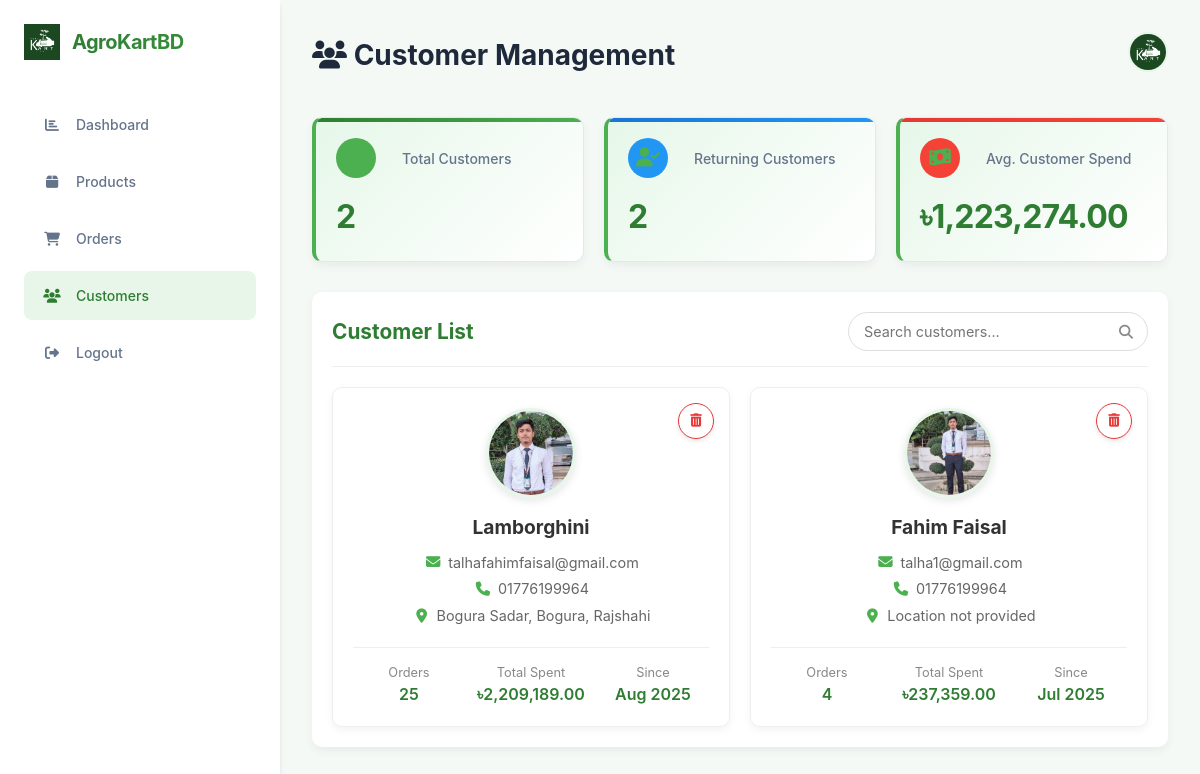
The app's page /customers.php (signed in) with its own data.
### tables this page shows
CREATE TABLE `users` (
  `id` int(11) NOT NULL,
  `name` varchar(255) NOT NULL,
  `email` varchar(255) NOT NULL,
  `phone` varchar(20) NOT NULL,
  `division` varchar(255) DEFAULT NULL,
  `district` varchar(255) DEFAULT NULL,
  `city` varchar(255) DEFAULT NULL,
  `role` enum('Buyer','Seller') NOT NULL,
  `profile_image_path` varchar(255) DEFAULT NULL,
  `password` varchar(255) NOT NULL,
  `created_at` timestamp NOT NULL DEFAULT current_timestamp()
);

### customers.php (the view, shortened to what this page needs)
<?php
require_once 'includes/db_connect.php';
$seller_id = $_SESSION['user_id'];
$create_table_sql = "CREATE TABLE IF NOT EXISTS seller_hidden_customers (
    id INT AUTO_INCREMENT PRIMARY KEY,
    seller_id INT NOT NULL,
    customer_id INT NOT NULL,
    hidden_at TIMESTAMP DEFAULT CURRENT_TIMESTAMP,
    UNIQUE KEY unique_seller_customer (seller_id, customer_id),
    FOREIGN KEY (seller_id) REFERENCES users(id),
    FOREIGN KEY (customer_id) REFERENCES users(id)
)";
$conn->query($create_table_sql);
$sql = "SELECT DISTINCT u.id, u.name, u.email, u.phone, u.division, u.district, u.city, u.profile_image_path,
        u.created_at, COUNT(DISTINCT o.id) as order_count,
        SUM(oi.quantity * oi.price) as total_spent
        FROM users u
        JOIN orders o ON u.id = o.buyer_id
        JOIN order_items oi ON o.id = oi.order_id
        JOIN products p ON oi.product_id = p.id
        WHERE p.seller_id = ? AND u.role = 'Buyer'
        AND NOT EXISTS (
            SELECT 1 FROM seller_hidden_customers shc
            WHERE shc.seller_id = ? AND shc.customer_id = u.id
        )
        GROUP BY u.id
        ORDER BY total_spent DESC";
$stmt = $conn->prepare($sql);
$stmt->bind_param("ii", $seller_id, $seller_id);
$stmt->execute();
$result = $stmt->get_result();
$customers = [];
while ($row = $result->fetch_assoc()) {
    $customers[] = $row;
}
?>
<!DOCTYPE html>
<html lang="en">
<head>
    <link rel="stylesheet" href="css/dashboard.css">
    <link rel="stylesheet" href="css/customers.css">
    <link rel="stylesheet" href="https://cdnjs.cloudflare.com/ajax/libs/font-awesome/6.5.1/css/all.min.css">
</head>
<body>
    <div class="dashboard-container">
        <nav class="sidebar">
            <div class="logo">
                <img src="images/AGrO.png" alt="Logo">
                <span>AgroKartBD</span>
            </div>
            <ul class="nav-menu">
                <li><a href="dashboard.php"><span class="icon"><i class="fas fa-chart-bar"></i></span>Dashboard</a></li>
                <li><a href="products.php"><span class="icon"><i class="fas fa-box"></i></span>Products</a></li>
                <li><a href="orders.php"><span class="icon"><i class="fas fa-shopping-cart"></i></span>Orders</a></li>
                <li class="active"><a href="#"><span class="icon"><i class="fas fa-users"></i></span>Customers</a></li>
                <li><a href="php/logout.php"><span class="icon"><i class="fas fa-sign-out-alt"></i></span>Logout</a></li>
            </ul>
        </nav>
        <main class="main-content">
            <header class="top-header">
                <h1 class="page-title"><i class="fas fa-users"></i> Customer Management</h1>
                <div class="header-right">
                    <div class="user-profile">
                        <img src="images/profiles/user_<?php echo $_SESSION['user_id']; ?>_<?php echo time(); ?>.jpg" alt="Profile" onerror="this.src='images/AGrO.png'">
                    </div>
                </div>
            </header>
            <div class="stats-container">
                <div class="stat-card">
                    <div class="stat-header">
                        <div class="stat-icon"><i class="fas fa-users"></i></div><span>Total Customers</span>
                    </div>
                    <div class="stat-info">
                        <h2><?php echo count($customers); ?></h2>
                    </div>
                </div>
                <div class="stat-card">
                    <div class="stat-header">
                        <div class="stat-icon"><i class="fas fa-user-check"></i></div><span>Returning Customers</span>
                    </div>
                    <div class="stat-info">
                        <?php
                        $returning = 0;
                        foreach ($customers as $customer) {
                            if ($customer['order_count'] > 1) {
                                $returning++;
                            }
                        }
                        ?>
                        <h2><?php echo $returning; ?></h2>
                    </div>
                </div>
                <div class="stat-card">
                    <div class="stat-header">
                        <div class="stat-icon"><i class="fas fa-money-bill-wave"></i></div><span>Avg. Customer Spend</span>
                    </div>
                    <div class="stat-info">
                        <?php
                        $total_spent = array_sum(array_column($customers, 'total_spent'));
                        $avg_spent = count($customers) > 0 ? $total_spent / count($customers) : 0;
                        ?>
                        <h2>৳<?php echo number_format($avg_spent, 2); ?></h2>
                    </div>
                </div>
            </div>
            <div class="customer-list-container">
                <div class="list-header">
                    <h3>Customer List</h3>
                    <div class="search-container">
                        <input type="text" id="customerSearch" placeholder="Search customers..." class="search-input">
                        <i class="fas fa-search search-icon"></i>
                    </div>
                </div>
                <?php if (count($customers) > 0): ?>
                    <div class="customer-grid">
                        <?php foreach ($customers as $customer): ?>
                            <div class="customer-card">
                                <div class="customer-actions">
                                    <button class="delete-btn" onclick="confirmDelete(<?php echo $customer['id']; ?>, '<?php echo htmlspecialchars($customer['name']); ?>')">
                                        <i class="fas fa-trash-alt"></i>
                                    </button>
                                </div>
                                <div class="customer-avatar">
                                    <?php if ($customer['profile_image_path']): ?>
                                        <img src="<?php echo htmlspecialchars($customer['profile_image_path']); ?>" alt="<?php echo htmlspecialchars($customer['name']); ?>">
                                    <?php else: ?>
                                        <div class="avatar-placeholder">
                                            <i class="fas fa-user"></i>
                                        </div>
                                    <?php endif; ?>
                                </div>
                                <div class="customer-info">
                                    <h4 class="customer-name"><?php echo htmlspecialchars($customer['name']); ?></h4>
                                    <div class="customer-detail"><i class="fas fa-envelope"></i> <?php echo htmlspecialchars($customer['email']); ?></div>
                                    <div class="customer-detail"><i class="fas fa-phone"></i> <?php echo htmlspecialchars($customer['phone']); ?></div>
                                    <div class="customer-detail"><i class="fas fa-map-marker-alt"></i>
                                        <?php
                                        $location = [];
                                        if (!empty($customer['city'])) $location[] = $customer['city'];
                                        if (!empty($customer['district'])) $location[] = $customer['district'];
                                        if (!empty($customer['division'])) $location[] = $customer['division'];
                                        echo !empty($location) ? htmlspecialchars(implode(', ', $location)) : 'Location not provided';
                                        ?>
                                    </div>
                                </div>
                                <div class="customer-stats">
                                    <div class="stat">
                                        <span class="stat-label">Orders</span>
                                        <span class="stat-value"><?php echo $customer['order_count']; ?></span>
                                    </div>
                                    <div class="stat">
                                        <span class="stat-label">Total Spent</span>
                                        <span class="stat-value">৳<?php echo number_format($customer['total_spent'], 2); ?></span>
                                    </div>
                                    <div class="stat">
                                        <span class="stat-label">Since</span>
                                        <span class="stat-value"><?php echo date('M Y', strtotime($customer['created_at'])); ?></span>
                                    </div>
                                </div>
                            </div>
                        <?php endforeach; ?>
                    </div>
                <?php endif; ?>
            </div>
        </main>
    </div>
</body>
</html>

### css/dashboard.css (style rules this page uses)
:root { --primary-color: #2e7d32; --primary-light: #e8f5e9; --primary-gradient: linear-gradient(135deg, #2e7d32, #388e3c); --secondary-color: #546e7a; --success-color: #00c853; --warning-color: #ffab00; --danger-color: #f44336; --info-color: #00b0ff; --background-color: #f5f9f6; --card-bg: #ffffff; --text-primary: #1e293b; --text-secondary: #64748b; --border-color: #e2e8f0; --shadow-sm: 0 1px 2px 0 rgba(0,0,0,0.05); --shadow-md: 0 4px 6px -1px rgba(0,0,0,0.1), 0 2px 4px -1px rgba(0,0,0,0.06); --shadow-lg: 0 10px 15px -3px rgba(0,0,0,0.1), 0 4px 6px -2px rgba(0,0,0,0.05); --transition: all 0.2s ease-in-out; --radius-sm: 0.375rem; --radius-md: 0.5rem; --radius-lg: 0.75rem; --font-sans: 'Inter', -apple-system, BlinkMacSystemFont, 'Segoe UI', Roboto, Oxygen, Ubuntu, sans-serif; --currency-symbol: '৳'; }
* { margin: 0; padding: 0; box-sizing: border-box; font-family: var(--font-sans); }
body { background-color: var(--background-color); color: var(--text-primary); font-size: 0.875rem; line-height: 1.5; }
.dashboard-container { display: flex; min-height: 100vh; }
.sidebar { width: 280px; background: var(--card-bg); padding: 1.5rem; box-shadow: var(--shadow-md); position: fixed; height: 100vh; z-index: 10; transition: var(--transition); }
.logo { display: flex; align-items: center; gap: 0.75rem; margin-bottom: 2.5rem; }
.logo img { height: 36px; transition: var(--transition); }
.logo span { font-weight: 700; font-size: 1.25rem; letter-spacing: -0.025em; background: var(--primary-gradient); -webkit-background-clip: text; -webkit-text-fill-color: transparent; background-clip: text; }
.nav-menu { list-style: none; margin-top: 1rem; }
.nav-menu li { margin-bottom: 0.5rem; }
.nav-menu a { display: flex; align-items: center; gap: 0.75rem; padding: 0.875rem 1rem; text-decoration: none; color: var(--text-secondary); border-radius: var(--radius-md); font-weight: 500; transition: var(--transition); }
.nav-menu li.active a, .nav-menu a:hover { background-color: var(--primary-light); color: var(--primary-color); }
.nav-menu .icon { display: flex; align-items: center; justify-content: center; width: 1.5rem; }
.main-content { flex: 1; padding: 1.5rem 2rem; margin-left: 280px; }
.top-header { display: flex; justify-content: space-between; align-items: center; margin-bottom: 2rem; padding: 0.5rem 0; }
.header-right { display: flex; align-items: center; gap: 1rem; }
.user-profile { position: relative; cursor: pointer; }
.user-profile img { width: 40px; height: 40px; border-radius: 50%; object-fit: cover; border: 2px solid var(--primary-light); transition: var(--transition); }
.stats-container { display: grid; grid-template-columns: repeat(auto-fit, minmax(280px, 1fr)); gap: 1.5rem; margin-bottom: 2rem; }
.stat-card { background: var(--card-bg); padding: 1.75rem; border-radius: var(--radius-lg); box-shadow: var(--shadow-sm); transition: var(--transition); border: 1px solid var(--border-color); position: relative; overflow: hidden; }
.stat-card::before { content: ''; position: absolute; top: 0; left: 0; width: 100%; height: 4px; background: var(--primary-gradient); }
.stat-card:nth-child(1)::before { background: linear-gradient(to right, #2e7d32, #4caf50); }
.stat-card:nth-child(2)::before { background: linear-gradient(to right, #1976d2, #2196f3); }
.stat-card:nth-child(3)::before { background: linear-gradient(to right, #e53935, #f44336); }
.stat-header { display: flex; align-items: center; gap: 1rem; margin-bottom: 1.25rem; }
.stat-icon { width: 48px; height: 48px; border-radius: var(--radius-md); display: flex; align-items: center; justify-content: center; font-size: 1.5rem; color: white; }
.stat-card:nth-child(1) .stat-icon { background-color: #4caf50; }
.stat-card:nth-child(2) .stat-icon { background-color: #2196f3; }
.stat-card:nth-child(3) .stat-icon { background-color: #f44336; }
.stat-header span { font-size: 0.875rem; color: var(--text-secondary); font-weight: 500; }
.stat-info h2 { font-size: 2rem; font-weight: 700; margin-bottom: 0.25rem; letter-spacing: -0.025em; color: var(--text-primary); }
.stat-card { animation: slideInUp 0.6s ease forwards, colorChange 8s infinite ease-in-out; opacity: 0; animation-delay: calc(var(--i, 0) * 0.15s); }
.stat-card:nth-child(1) { --i: 1; }
.stat-card:nth-child(2) { --i: 2; }
.stat-card:nth-child(3) { --i: 3; }
.stat-card .stat-icon { animation: float 6s ease-in-out infinite; }

### records on screen
users: profile_image_path (picture), name "Lamborghini", email "talhafahimfaisal@gmail.com", phone "01776199964", location "Bogura Sadar, Bogura, Rajshahi", order_count "25", total_spent "2,209,189.00", created_at "Aug 2025"
users: profile_image_path (picture), name "Fahim Faisal", email "talha1@gmail.com", phone "01776199964", shows "Location not provided", order_count "4", total_spent "237,359.00", created_at "Jul 2025"

### other values on screen
count($customers) "2"
$returning "2"
$avg_spent "1,223,274.00"
